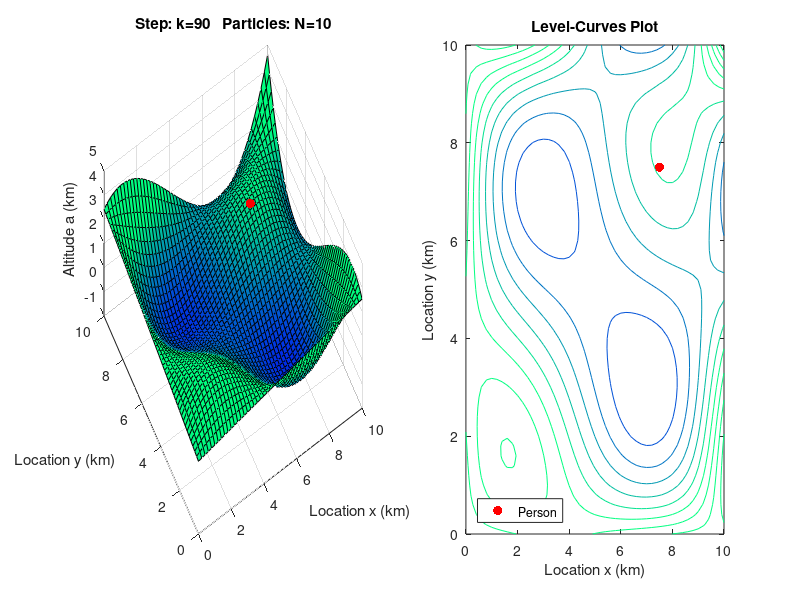

MATLAB code to generate this figure:
function meanErr = RE_ProblemSet5Problem5_Template()
% meanErr = RE_ProblemSet5Problem5_Template()
%
% Example Solution to Problem 5 of the Particle Filtering Problem Set.
%
% Outputs a performance measure of the Particle Filter: The mean of the
% average Euclidean distance error of the 50% closest particles to the
% person. You may use this to fine-tune your implementation.
%
% Class:
% Recursive Estimation
% Spring 2018
% Problem Set 5, Particle Filtering
%
% --
% Revision history
% [19.05.11, ST]    First version by Sebastian Trimpe for Recitation
% [28.05.13, PR]    Adapted for Particle Filter Problem Set

%% PF Setup
% Select Number of Particles
N = 10;
% Select Number of Simulation Steps:
Nsim = 90;

%% Animation Setup
% Delay in between time steps
pauseSec = 0.01;
% Activate step-by-step animation, press any key on the keyboard to proceed
% by one time step. Abort by pressing any mouse button.
activateButtonPress = 0;

%% System Parameters
% Process model
theta = 1/12; % Horizontal velocity of person, in km (per time step)
Q = (theta/4)^2*eye(2); % Process noise variance in kilometers^2
s0 = [7.5; 7.5]; % Mean of initial state distribution in kilometers
P0 = 1/25*eye(2); % Variance of initial state distribution in kilometers^2

% Measurement model
R = (0.05)^2;   % Variance of measurement noise in kilometers^2

%% Initialize Storage Arrays for Person State, Measurements, and Particles

% Person State:
personStates = zeros(2,Nsim + 1); % [s(0), s(1), s(2),...,s(Nsim)]
% personStates(1,n): person location x at time k = n - 1
% personStates(2,n): person location y at time k = n - 1

% Measurements:
measurements = zeros(1,Nsim + 1);
% measurements(n): altitude measurement z at time k = n - 1

% Posterior particles:
posteriorParticles = zeros(2,N,Nsim + 1);
% posteriorParticles(1,:,n): posterior particles of location x at k = n - 1
% posteriorParticles(2,:,n): posterior particles of location y at k = n - 1

% If error measure requested, initialize error array:
if(nargout > 0)
    errs = zeros(1,Nsim+1);
end

%% CHANGE CODE HERE: Simulation of person, Part a)
% Run this function after you implemented this to check the results.

% Draw random initial state s(0) of the person here: %%%%%%%%%%%%%%%%%%%%%%
personStates(:,1) = s0;

for k = 2:(Nsim+1) % for k = 1:Nsim (2:Nsim+1 because Matlab is 1-based indexing)
    % Implement the update of the person's state here: %%%%%%%%%%%%%%%%%%%%
    % Hint, use [a,grad] = altitudeAndGradient(x,y) to get the altitude and
    % gradient at a location x,y (see definition of this nested function at
    % the end of this file.
    personStates(:,k) = personStates(:,k-1);
    % Generate a measurement here: %%%%%%%%%%%%%%%%%%%%%%%%%%%%%%%%%%%%%%%%
    measurements(k) = 0;
end

%% CHANGE CODE HERE: Particle Filter, Parts b) - d)
% You can run and test your code after implementing each part.

% Implement particle initialization here: %%%%%%%%%%%%%%%%%%%%%%%%%%%%%%%%%
posteriorParticles(:,:,1) = zeros(2,N);

for k = 2:(Nsim + 1)
    % b) Implement process update here: %%%%%%%%%%%%%%%%%%%%%%%%%%%%%%%%%%%
    priorParticles = posteriorParticles(:,:,k-1); % replace this
    
    % c) Implement measurement update here: %%%%%%%%%%%%%%%%%%%%%%%%%%%%%%%
    posteriorParticles(:,:,k) = priorParticles; % replace this
        
    % d) Implement roughening here: %%%%%%%%%%%%%%%%%%%%%%%%%%%%%%%%%%%%%%%
    % draw random samples to add to posterior particles
    deltaX = zeros(2,N); % replace this
    % Add them to posterior particles
    posteriorParticles(:,:,k) = posteriorParticles(:,:,k) + deltaX;
 
    % Do not change this - used for performance assessment
    if(nargout > 0)
        % evaluate mean error of 50% closest particles:
        dists = sqrt(sum([posteriorParticles(1,:,k) - personStates(1,k);
            posteriorParticles(2,:,k) - personStates(2,k)].^2));
        dsorted = sort(dists,'ascend'); % sort distances
        errs(k) = mean(dsorted(1:floor(length(dsorted)/2)));
    end
end

% If output requested, do not show animation
if(nargout > 0)
    meanErr = mean(errs);
    return
end

%% PLOT RESULTS (You should not need to change anything here).
% Setup
gridding = 0:0.2:10;
% Axis limits
xLim = [0 gridding(end)];
yLim = [0 gridding(end)];
zLim = [-1 5];

% 3D plot
try close(1); catch end % try to close figure 1 first
figure(1)
subplot(1,2,1)
[x_mesh,y_mesh] = meshgrid(gridding, gridding);
[h_mesh,~] = altitudeAndGradient(x_mesh,y_mesh);
surf(x_mesh,y_mesh,h_mesh);
caxis([-1 2.2])
colormap winter
% set view
view([-30,60]);
set(gca,'xlim',xLim);
set(gca,'ylim',yLim);
set(gca,'zlim',zLim);
xlabel('Location x (km)')
ylabel('Location y (km)')
zlabel('Altitude a (km)')
hold on

% 2D plot
subplot(1,2,2)
[x_mesh,y_mesh] = meshgrid(gridding, gridding);
[h_mesh,~] = altitudeAndGradient(x_mesh,y_mesh);
contour(x_mesh,y_mesh,h_mesh);
set(gca,'xlim',xLim);
set(gca,'ylim',yLim);
caxis([-1 2.2])
title('Level-Curves Plot')
xlabel('Location x (km)')
ylabel('Location y (km)')
hold on;

% Set position and width of figure
pos = get(gcf,'Position');
pos(1) = 100;
pos(3) = 1000;
set(gcf,'Position',pos);

hperson = [];
hparticles = [];

% plot particles, if any of the first x location particles are nonzero (for cases b-d)
plotParticles = any(posteriorParticles(1,:,1));

% Show Animation
for k = 1:(Nsim + 1)
    if(plotParticles)
        % plot particles as well
        % 3D:
        subplot(1,2,1)
        try delete(hparticles(1)); catch end
        [hval,~] = altitudeAndGradient(posteriorParticles(1,:,k),posteriorParticles(2,:,k));    % h value
        hparticles(1) = plot3(posteriorParticles(1,:,k),posteriorParticles(2,:,k),hval,'c.','MarkerSize',15);
        % 2D:
        subplot(1,2,2)
        try delete(hparticles(2)); catch end
        hparticles(2) = plot(posteriorParticles(1,:,k),posteriorParticles(2,:,k),'c.','MarkerSize',15);
    end
    % plot actual location of person
    % delete previous location:
    try delete(hperson(1)); catch end
    subplot(1,2,1)
    % Plot person's true state
    [hval,~] = altitudeAndGradient(personStates(1,k),personStates(2,k));    % h value
    % plot person 100m above actual location, so that the person marker is
    % still visible among all PF particles.
    hperson(1) = plot3(personStates(1,k),personStates(2,k),hval+0.1,'r.','Markersize',20);
    title(['Step: k=',int2str(k-1),'   Particles: N=',int2str(N),'']);
    try delete(hperson(2)); catch end
    subplot(1,2,2)
    hperson(2) = plot(personStates(1,k),personStates(2,k),'r.','Markersize',20);
    legend(hperson(2),'Person','Location','SouthWest')
    if(activateButtonPress)
        if(~waitforbuttonpress())
            break;
        end
    else
        pause(pauseSec)
    end
end

%% Altitude and gradient function: (you should not need to change this)

% [a,grad] = altitudeAndGradient(x,y)
% Function that returns the altitude and its gradient given a location
% INPUT:
% x,y:  Coordinates of person, in km
% OUTPUT:
% a:    altitude at location given by x,y, in km
% grad: gradient of terrain at location x,y: [dh/dx; dh/dy](x,y), w.o. unit
    function [a,grad] = altitudeAndGradient(x, y)
        % values and gradient of l (level/elevation).
        coeff = [   -1.394079911146759e+001
            4.318449838008606e+001
            -5.873035185058867e-002
            -1.400961327221415e+001
            4.393262455274894e+001
            -6.301283314674033e-002
            1.936241014498105e+002
            -5.881117127815230e+002
            -5.803913633249534e+002
            1.558126588975868e+003
            1.575320828668508e+002
            1.468258796264717e+002
            2.000000000000000e+003];
        
        
        h = @(x,y) 1*x.^3.*y.^3 + coeff(1)*x.^2.*y.^3 + coeff(2)*x.*y.^3 + coeff(3).*y.^3 ...
            + coeff(4)*x.^3.*y.^2 + coeff(5)*x.^3.*y + coeff(6)*x.^3 ...
            + coeff(7)*x.^2.*y.^2 ...
            + coeff(8)*x.^2.*y + coeff(9)*x.*y.^2 + coeff(10)*x.*y ...
            + coeff(11)*x + coeff(12)*y + coeff(13);
        
        
        dhdx = @(x,y) 3*x.^2.*y.^3 + 2*coeff(1)*x.*y.^3 + coeff(2)*y.^3 + 0*coeff(3) ...
            + 3*coeff(4)*x.^2.*y.^2 + 3*coeff(5)*x.^2.*y + 3*coeff(6)*x.^2 ...
            + 2*coeff(7)*x.*y.^2 ...
            + 2*coeff(8)*x.*y + coeff(9)*y.^2 + coeff(10)*y ...
            + coeff(11) + 0*coeff(12) + 0*coeff(13);
        
        dhdy = @(x,y) 3*x.^3.*y.^2 + 3*coeff(1)*x.^2.*y.^2 + 3*coeff(2)*x.*y.^2 + 3*coeff(3).*y.^2 ...
            + 2*coeff(4)*x.^3.*y + coeff(5)*x.^3 + 0*coeff(6) ...
            + 2*coeff(7)*x.^2.*y ...
            + coeff(8)*x.^2 + 2*coeff(9)*x.*y + coeff(10)*x ...
            + 0*coeff(11) + coeff(12) + 0*coeff(13);
        
        % convert to KM here
        a = 0.001 * h(x,y);
        grad = 0.001 * [dhdx(x,y); dhdy(x,y)];
    end
end